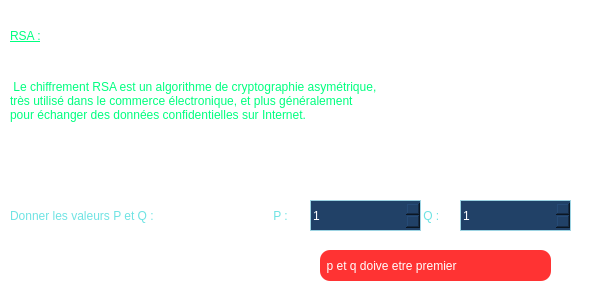
        <widget class="QWidget" name="RSA">
         <property name="styleSheet">
          <string notr="true">background:transparent;

border-radius: 15px;</string>
         </property>
         <widget class="QLabel" name="label_31">
          <property name="geometry">
           <rect>
            <x>10</x>
            <y>10</y>
            <width>91</width>
            <height>51</height>
           </rect>
          </property>
          <property name="styleSheet">
           <string notr="true">background:transparent;
text-decoration: underline;


color: rgb(0, 255, 127);</string>
          </property>
          <property name="text">
           <string>RSA :</string>
          </property>
         </widget>
         <widget class="QLabel" name="label_32">
          <property name="geometry">
           <rect>
            <x>10</x>
            <y>50</y>
            <width>581</width>
            <height>101</height>
           </rect>
          </property>
          <property name="styleSheet">
           <string notr="true">background:transparent;

font: 12pt &quot;5by7&quot;;
color: rgb(0, 255, 127);
font: 12pt &quot;Century Gothic&quot;;</string>
          </property>
          <property name="text">
           <string> Le chiffrement RSA est un algorithme de cryptographie asymétrique,
très utilisé dans le commerce électronique, et plus généralement
pour échanger des données confidentielles sur Internet.</string>
          </property>
         </widget>
         <widget class="QLabel" name="label_59">
          <property name="geometry">
           <rect>
            <x>270</x>
            <y>200</y>
            <width>41</width>
            <height>31</height>
           </rect>
          </property>
          <property name="styleSheet">
           <string notr="true">background:transparent;




color:#6fe3e3;
border-radius: 0px;
</string>
          </property>
          <property name="text">
           <string> P :</string>
          </property>
         </widget>
         <widget class="QSpinBox" name="rsap">
          <property name="geometry">
           <rect>
            <x>310</x>
            <y>200</y>
            <width>111</width>
            <height>31</height>
           </rect>
          </property>
          <property name="whatsThis">
           <string/>
          </property>
          <property name="styleSheet">
           <string notr="true">
color: rgb(255, 255, 255);
border-radius: 0px;
border:1px solid #9cd3e2;
background-color: rgb(33, 65, 103);</string>
          </property>
          <property name="readOnly">
           <bool>false</bool>
          </property>
          <property name="showGroupSeparator" stdset="0">
           <bool>true</bool>
          </property>
          <property name="minimum">
           <number>1</number>
          </property>
          <property name="maximum">
           <number>99999</number>
          </property>
         </widget>
         <widget class="QLabel" name="label_60">
          <property name="geometry">
           <rect>
            <x>420</x>
            <y>200</y>
            <width>41</width>
            <height>31</height>
           </rect>
          </property>
          <property name="styleSheet">
           <string notr="true">background:transparent;




color:#6fe3e3;
border-radius: 0px;
</string>
          </property>
          <property name="text">
           <string> Q :</string>
          </property>
         </widget>
         <widget class="QLabel" name="label_61">
          <property name="geometry">
           <rect>
            <x>10</x>
            <y>200</y>
            <width>271</width>
            <height>31</height>
           </rect>
          </property>
          <property name="styleSheet">
           <string notr="true">background:transparent;
font: 14pt &quot;5by7&quot;;

font: 14pt &quot;Century Gothic&quot;;

color:#6fe3e3;</string>
          </property>
          <property name="text">
           <string>Donner les valeurs P et Q :</string>
          </property>
         </widget>
         <widget class="QSpinBox" name="rsaq">
          <property name="geometry">
           <rect>
            <x>460</x>
            <y>200</y>
            <width>111</width>
            <height>31</height>
           </rect>
          </property>
          <property name="styleSheet">
           <string notr="true">

color: rgb(255, 255, 255);border-radius: 0px;
border:1px solid #9cd3e2;
background-color: rgb(33, 65, 103);</string>
          </property>
          <property name="readOnly">
           <bool>false</bool>
          </property>
          <property name="showGroupSeparator" stdset="0">
           <bool>true</bool>
          </property>
          <property name="minimum">
           <number>1</number>
          </property>
          <property name="maximum">
           <number>99999</number>
          </property>
         </widget>
         <widget class="QLabel" name="msg_10">
          <property name="enabled">
           <bool>false</bool>
          </property>
          <property name="geometry">
           <rect>
            <x>320</x>
            <y>250</y>
            <width>231</width>
            <height>31</height>
           </rect>
          </property>
          <property name="styleSheet">
           <string notr="true">background:rgba(255,0,0,0.8);
color: rgb(255, 255, 255);
border-radius:10px;
font: 14pt &quot;5by7&quot;;
font: 12pt &quot;Century Gothic&quot;;</string>
          </property>
          <property name="text">
           <string>  p et q doive etre premier</string>
          </property>
         </widget>
        </widget>
